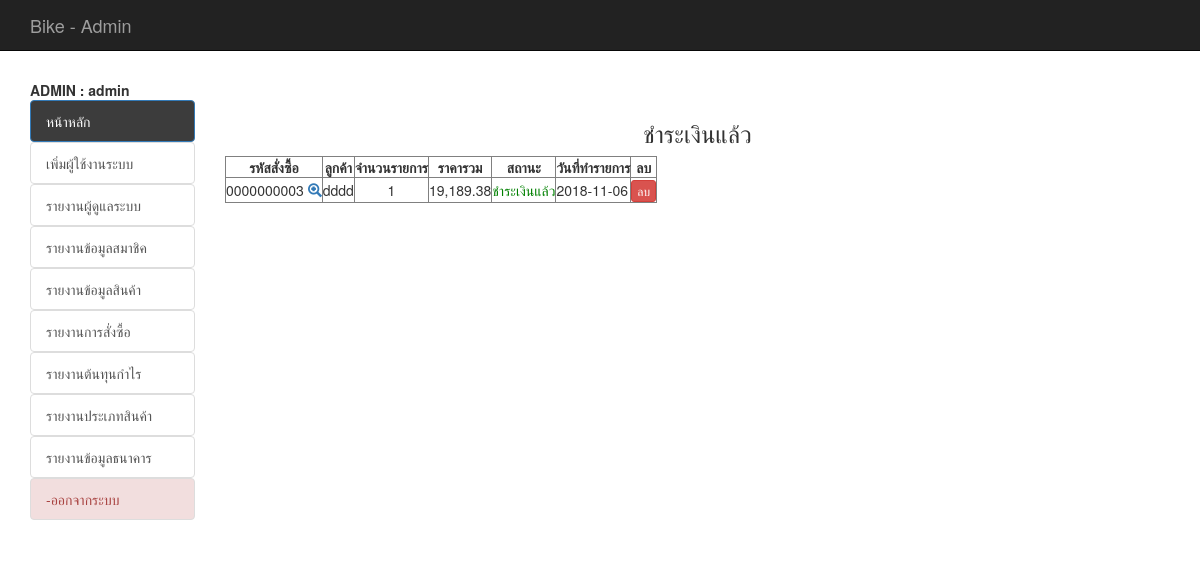
The page /backend/index.php?act=show-payed (signed in) on the database its author committed.
### tables this page shows
CREATE TABLE `tbl_order` (
  `order_id` int(10) UNSIGNED ZEROFILL NOT NULL,
  `mem_id` int(11) NOT NULL,
  `name` varchar(100) NOT NULL,
  `address` varchar(500) NOT NULL,
  `email` varchar(100) NOT NULL,
  `phone` varchar(10) NOT NULL,
  `order_status` int(1) NOT NULL,
  `pay_slip` varchar(200) DEFAULT NULL,
  `b_name` varchar(100) DEFAULT NULL,
  `b_number` varchar(200) DEFAULT NULL,
  `pay_date` date DEFAULT NULL,
  `pay_fa` float(10,2) NOT NULL,
  `pay_amount` float(10,2) DEFAULT NULL,
  `postcode` varchar(30) DEFAULT NULL,
  `order_date` date NOT NULL
);

### backend/mm.php (called while the page is built, shortened)
<?php require_once('../Connections/condb.php'); ?>
<?php
if (!function_exists("GetSQLValueString")) {
function GetSQLValueString($theValue, $theType, $theDefinedValue = "", $theNotDefinedValue = "")
{
  $theValue = function_exists("mysql_real_escape_string") ? mysql_real_escape_string($theValue) : mysql_escape_string($theValue);
  switch ($theType) {
    case "text":
      $theValue = ($theValue != "") ? "'" . $theValue . "'" : "NULL";
      break;
    case "long":
    case "int":
      $theValue = ($theValue != "") ? intval($theValue) : "NULL";
      break;
  }
  return $theValue;
}
}
$colname_mm = "-1";
if (isset($_SESSION['MM_admin'])) {
  $colname_mm = $_SESSION['MM_admin'];
}
$query_mm = sprintf("SELECT * FROM tbl_admin WHERE admin_user = %s", GetSQLValueString($colname_mm, "text"));
$mm = mysql_query($query_mm, $condb) or die(mysql_error());
$row_mm = mysql_fetch_assoc($mm);
?>

### backend/show_cart_pay.php (the view, shortened to what this page needs)
<?php require_once('../Connections/condb.php'); ?>
<?php
$query_mycart = sprintf("SELECT o.order_id as oid, o.mem_id, o.order_status, o.order_date, o.name , d.order_id , count(d.order_id) as coid , SUM(d.total) as ctotal FROM tbl_order as o, tbl_order_detail as d WHERE o.order_id = d.order_id AND o.order_status = 4 GROUP BY o.order_id ORDER BY o.order_id DESC " , GetSQLValueString($colname_mycart , "int"));
$mycart = mysql_query($query_mycart , $condb) or die(mysql_error());
$row_mycart = mysql_fetch_assoc($mycart);
$totalRows_mycart = mysql_num_rows($mycart);
?>
<h3 align="center">ชำระเงินแล้ว</h3>
<table id="example" class="display" cellspacing="0" border="1">
	<thead>
		<tr>
			<th>รหัสสั่งซื้อ</th>
			<th>ลูกค้า</th>
			<th>จำนวนรายการ</th>
			<th>ราคารวม</th>
			<th>สถานะ</th>
			<th>วันที่ทำรายการ</th>
			<th> <center> ลบ </center></th>
		</tr>
	</thead>
	<?php if ($totalRows_mycart > 0) { ?>
		<?php do { ?>
			<tr>
				<td>
					<?php echo $row_mycart['oid'];?>
					<span id="hp">
						<a href="index.php?order_id=<?php echo $row_mycart['oid'];?>&act=show-order">
							<span class="glyphicon glyphicon-zoom-in"></span>
						</a>
					</span>
				</td>
				<td align="center">
					<?php echo $row_mycart['name'];?>
				</td>
				<td align="center">
					<?php echo $row_mycart['coid'];?>
				</td>
				<td align="center">
					<?php echo number_format($row_mycart['ctotal'],2);?>
				</td>
				<td align="center">
					<font color="red">
						<?php $status = $row_mycart['order_status'];
						include('status.php');
						?>
					</font>
				</td>
				<td> <?php echo $row_mycart['order_date'];?></td>
				<td><center>
					<a href="del_order.php?order_id=<?php echo $row_mycart['oid'];?>&order_status=5" class="btn btn-danger btn-xs" onClick="return confirm('ยืนยันการลบ');">
					ลบ </a></center>
				</td>
			</tr>
		<?php } while ($row_mycart = mysql_fetch_assoc($mycart)); ?>
	</table>
	<?php
}
?>

### backend/menu.php (shortened to what this page needs)
<?php include('mm.php');?>
<b id="hp">  ADMIN : <?php echo $row_mm['admin_name'];?></b>
<br />
<ul class="list-group list-group-flush" id="hp">
	<il><a href="index.php" class="list-group-item active"  style="background-color: #3c3c3c">หน้าหลัก</a></il>
	<?php
	if ($row_mm['status'] == 'admin') { ?>
		<il><a href="adduser_admin.php" class="list-group-item">เพิ่มผู้ใช้งานระบบ</a></il>
		<il><a href="list_admin.php" class="list-group-item">รายงานผู้ดูแลระบบ</a></il>
		<il><a href="list_member.php" class="list-group-item">รายงานข้อมูลสมาชิค</a></il>
		<il><a href="report_all_prd.php?all=all" class="list-group-item">รายงานข้อมูลสินค้า</a></il>
		<il><a href="report_all_order.php" class="list-group-item">รายงานการสั่งซื้อ</a></il>
		<il><a href="report_best.php" class="list-group-item">รายงานต้นทุนกำไร</a></il>
		<il><a href="report_all_type.php" class="list-group-item">รายงานประเภทสินค้า</a></il>
		<il><a href="report_all_bank.php" class="list-group-item">รายงานข้อมูลธนาคาร</a></il>
		<il><a href="logout_admin.php" class="list-group-item list-group-item-danger">-ออกจากระบบ</a></il>
<?php } ?>
</ul>

### backend/status.php
<?php
if ($status == 1) {
	echo "<font color='red'>";
	echo "รอชำระเงิน";
	echo "</font>";
}elseif ($status == 4) {
	echo "<font color='green'>";
	echo "ชำระเงินแล้ว";
	echo "</font>";
}elseif ($status == 3) {
	echo "<font color='blue'>";
	echo "ส่งของแล้ว";
	echo "</font>";
}elseif ($status == 2) {
	echo "<font color='#E7AE0A'>";
	echo "รอตรวจสอบ";
	echo "</font>";
}elseif ($status == 5) {
	echo "<font color='#F54823'>";
	echo "ยกเลิกคำสั่งซื้อ";
	echo "</font>";
}
?>

### css/style.css (style rules this page uses)
th { text-align:center; }

### rows shown on the page
tbl_order: order_id "0000000003", name "dddd", coid "1", ctotal "19,189.38", order_status "ชำระเงินแล้ว", order_date "2018-11-06"

### other values the page prints
$row_mm['admin_name'] "admin"
